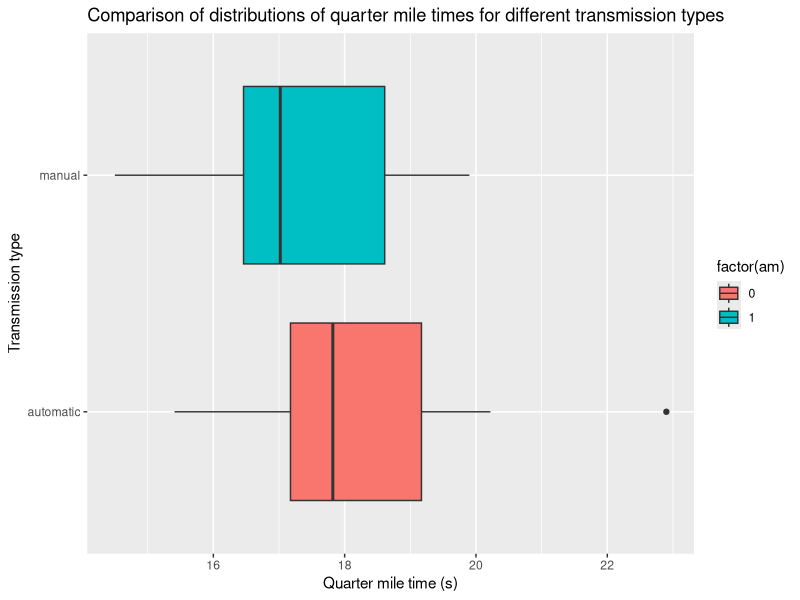
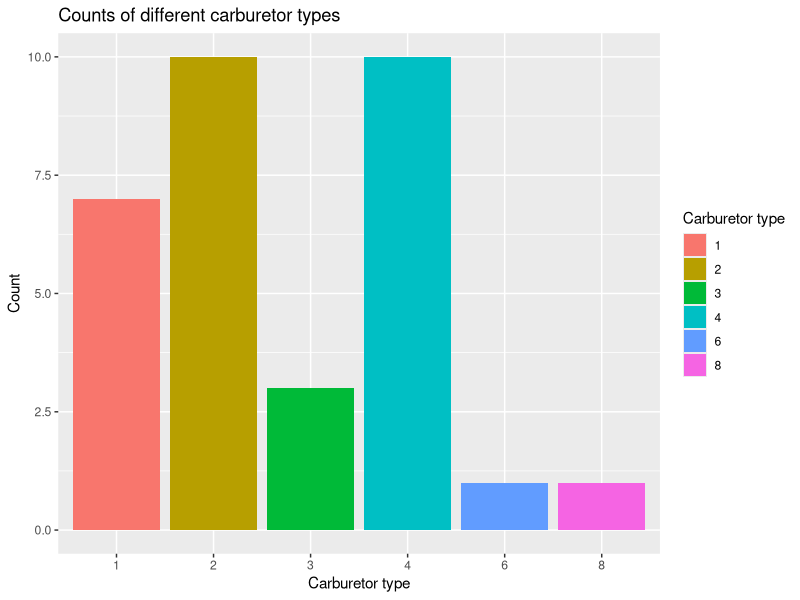
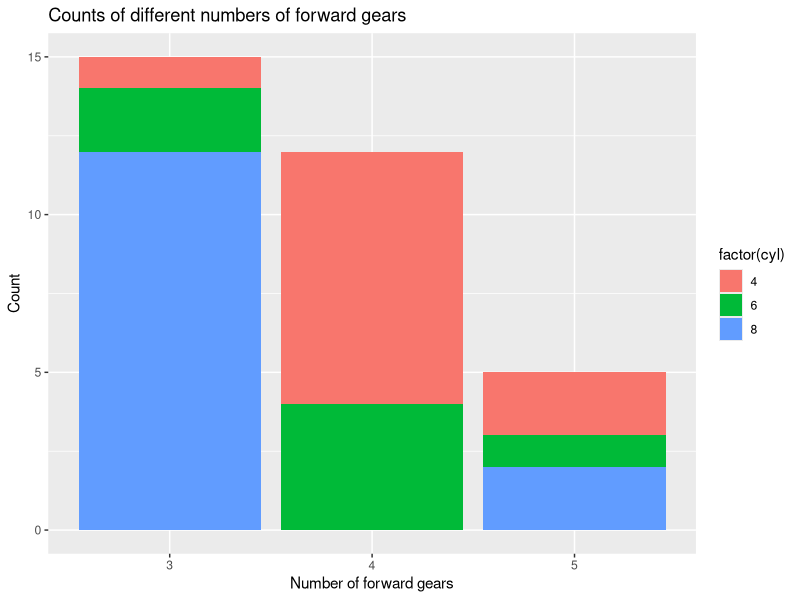
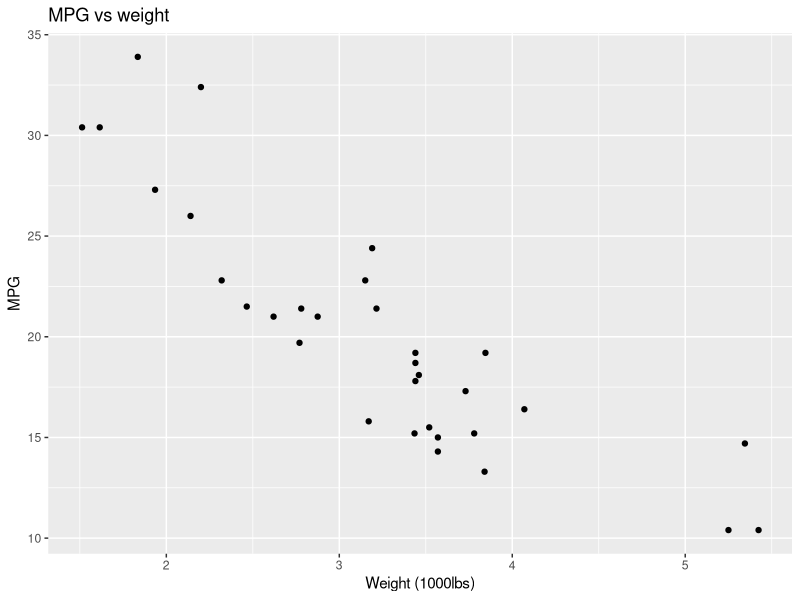
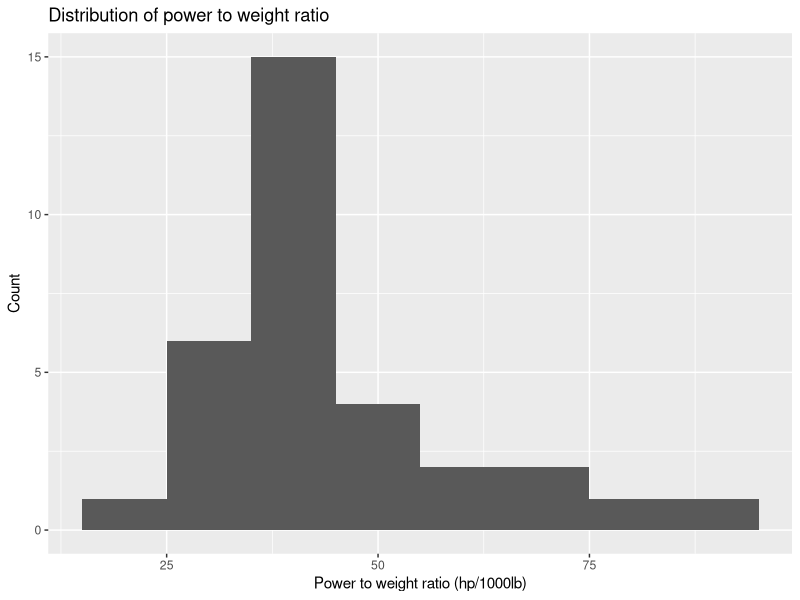

These figures' R source, in order:
setwd("C:/Users/tntje/work/school/applied-stats/assignment14")

library(ggplot2)

data("mtcars")

bp1 <- ggplot(data = mtcars, aes(x = factor(am), y = qsec, fill = factor(am))) +
  geom_boxplot(aes(group = am)) +
  scale_x_discrete(labels = c("automatic", "manual")) +
  coord_flip() +
  labs(
    x = "Transmission type",
    y = "Quarter mile time (s)",
    title = "Comparison of distributions of quarter mile times for different transmission types"
  )
bp1

bc1 <- ggplot(data = mtcars, aes(x = factor(carb), fill = factor(carb))) +
  geom_bar() +
  scale_fill_discrete(name = "Carburetor type") +
  labs(
    x = "Carburetor type",
    y = "Count",
    title = "Counts of different carburetor types"
  )
bc1

bc2 <- ggplot(data = mtcars, aes(x = factor(gear), fill = factor(cyl))) +
  geom_bar(position = "stack") +
  labs(
    x = "Number of forward gears",
    y = "Count",
    title = "Counts of different numbers of forward gears"
  )
bc2

sp1 <- ggplot(data = mtcars, aes(x = wt, y = mpg)) +
  geom_point() +
  scale_fill_discrete(name = "Number of cylinders") +
  labs(
    x = "Weight (1000lbs)",
    y = "MPG",
    title = "MPG vs weight"
  )
sp1

# this histogram is useful to see the distribution of power to weight ratio
hg1 <- ggplot(data = mtcars, aes(x = hp / wt)) +
  geom_histogram(binwidth = 10) +
  labs(
    x = "Power to weight ratio (hp/1000lb)",
    y = "Count",
    title = "Distribution of power to weight ratio"
  )
hg1
